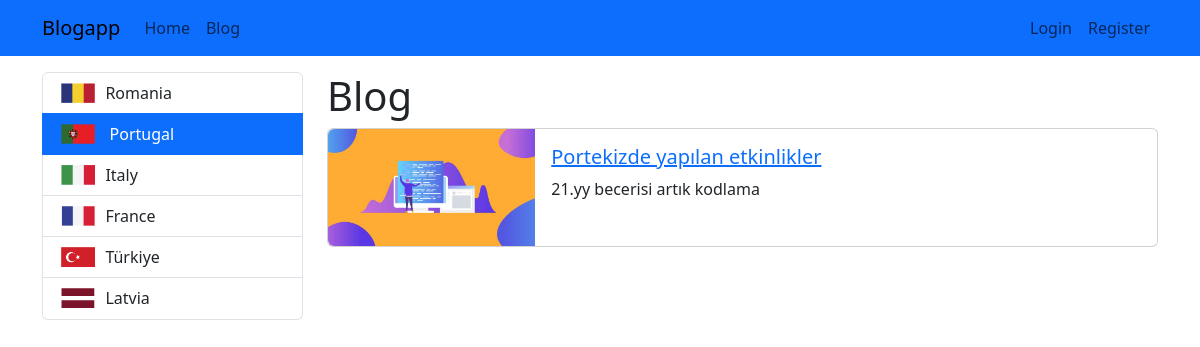
Screenshot of /category/portugal with the database file from the repository.
### blog/models.py (models this page shows, shortened)
class Category(models.Model):
    name=models.CharField(max_length=150)
    category_img=models.ImageField(null=True,upload_to='category')
    slug=models.SlugField(null=False,blank=True,unique=True,db_index=True,editable=False) # db_index alanı hız , performans açısından önemli

class Blog(models.Model):
    title=models.CharField(max_length=200)
    image=models.ImageField(upload_to="blogs")
    descriptions=RichTextField()
    is_active=models.BooleanField(default=False)
    is_home=models.BooleanField(default=False)
    slug=models.SlugField(null=False,blank=True,unique=True,db_index=True,editable=False) # db_index alanı hız , performans açısından önemli
    categories=models.ManyToManyField(Category,blank=True)

### blog/views.py (the view)
# urls.py: path("category/<slug:slug>",views.blogs_by_category,name="blogs_by_category"),
def blogs_by_category(request,slug):
     context={
         "blogs":Category.objects.get(slug=slug).blog_set.filter(is_active=True),
         "categories":Category.objects.all(),
         "selected_category":slug
          }
     return render(request,"blog/blogs.html",context)

### blog/templates/blog/blogs.html (shortened to what this page needs)
{% extends "base.html" %}
{% block content%}
    <div class="container mt-3">
        <div class="row">
            <div class="col-3">
                {%include 'partials/_categories.html' %}
            </div>
            <div class="col-9">
                <h1>Blog</h1>
                {% if blogs|length > 0 %}
                    {% for blog in blogs%}
                        {% if blog.is_active%}
                        {%include 'blog/partials/_blog.html' %}
                        {%endif%}
                    {%endfor%}
                {% else %}
                    <div class="alert alert-warning">Bu kategoride kayıt yok</div>
                {% endif %}
            </div>
        </div>
    </div>
{%endblock%}

### templates/partials/_categories.html
<div class="list-group">
    {% for category in categories %}
        {%if category.slug == selected_category %}
            <a href="{%url 'blogs_by_category' category.slug%}" class="list-group-item list-group-item-action active"><img src="{{category.category_img.url}}" alt="" class="img-fluid " style="width:15%;float:left;margin:2px;">&nbsp;&nbsp; {{ category.name|title }}</a>
        {% else %}
            <a href="{%url 'blogs_by_category' category.slug%}" class="list-group-item list-group-item-action"><img src="{{category.category_img.url}}" alt="" class="img-fluid  " style="width:15%;float:left;margin:2px;">&nbsp;&nbsp;{{ category.name|title }}</a>
        {%endif%}
    {% endfor %}
</div>

### blog/templates/blog/partials/_blog.html
{%load static %}
<div class="card mb-3">
    <div class="row g-0">
        <div class="col-md-3">
            <img src="{{blog.image.url}}" alt="" class="img-fluid rounded-start ">
        </div>
        <div class="col-md-9">
            <div class="card-body">
                <h5 class="card-title">
                   <a href="{% url 'blog_details' blog.slug %}">{{ blog.title}}</a>
                    </h5>
                <p class="card-text">{{blog.descriptions|striptags|slice:"0:50"}}</p>
            </div>
        </div>
    </div>
</div>

### rows the page displays
Category: category_img (picture), name "Romania"
Category: category_img (picture), name "Portugal"
Category: category_img (picture), name "Italy"
Category: category_img (picture), name "France"
Category: category_img (picture), name "Türkiye"
Category: category_img (picture), name "Latvia"
Blog: image (picture), title "Portekizde yapılan etkinlikler", descriptions "21.yy becerisi artık kodlama"
